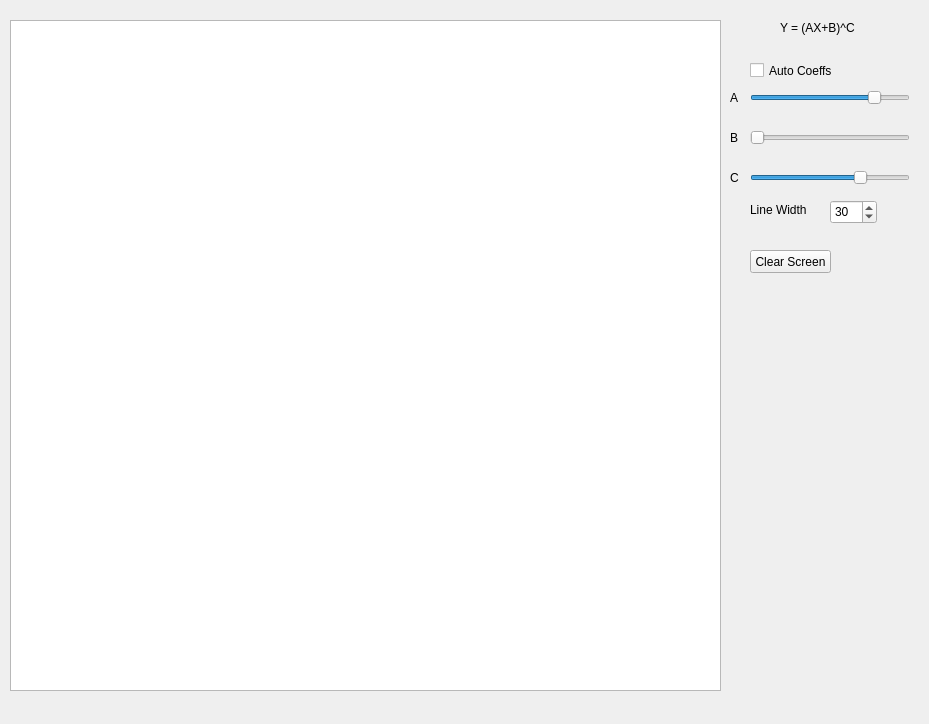
<?xml version="1.0" encoding="UTF-8"?>
<ui version="4.0">
 <class>Widget</class>
 <widget class="QWidget" name="Widget">
  <property name="geometry">
   <rect>
    <x>0</x>
    <y>0</y>
    <width>929</width>
    <height>724</height>
   </rect>
  </property>
  <property name="windowTitle">
   <string>Widget</string>
  </property>
  <widget class="QSlider" name="horizontalSlider_A">
   <property name="enabled">
    <bool>true</bool>
   </property>
   <property name="geometry">
    <rect>
     <x>750</x>
     <y>90</y>
     <width>160</width>
     <height>16</height>
    </rect>
   </property>
   <property name="value">
    <number>80</number>
   </property>
   <property name="orientation">
    <enum>Qt::Horizontal</enum>
   </property>
  </widget>
  <widget class="QSlider" name="horizontalSlider_B">
   <property name="geometry">
    <rect>
     <x>750</x>
     <y>130</y>
     <width>160</width>
     <height>16</height>
    </rect>
   </property>
   <property name="orientation">
    <enum>Qt::Horizontal</enum>
   </property>
  </widget>
  <widget class="QSlider" name="horizontalSlider_C">
   <property name="geometry">
    <rect>
     <x>750</x>
     <y>170</y>
     <width>160</width>
     <height>16</height>
    </rect>
   </property>
   <property name="value">
    <number>70</number>
   </property>
   <property name="orientation">
    <enum>Qt::Horizontal</enum>
   </property>
  </widget>
  <widget class="QLabel" name="label_2">
   <property name="geometry">
    <rect>
     <x>730</x>
     <y>90</y>
     <width>16</width>
     <height>16</height>
    </rect>
   </property>
   <property name="text">
    <string>A</string>
   </property>
  </widget>
  <widget class="QLabel" name="label_3">
   <property name="geometry">
    <rect>
     <x>730</x>
     <y>130</y>
     <width>16</width>
     <height>16</height>
    </rect>
   </property>
   <property name="text">
    <string>B</string>
   </property>
  </widget>
  <widget class="QLabel" name="label_4">
   <property name="geometry">
    <rect>
     <x>730</x>
     <y>170</y>
     <width>16</width>
     <height>16</height>
    </rect>
   </property>
   <property name="text">
    <string>C</string>
   </property>
  </widget>
  <widget class="QLabel" name="label_5">
   <property name="geometry">
    <rect>
     <x>780</x>
     <y>20</y>
     <width>111</width>
     <height>16</height>
    </rect>
   </property>
   <property name="text">
    <string>Y = (AX+B)^C</string>
   </property>
  </widget>
  <widget class="QLabel" name="label_7">
   <property name="geometry">
    <rect>
     <x>750</x>
     <y>200</y>
     <width>71</width>
     <height>20</height>
    </rect>
   </property>
   <property name="text">
    <string>Line Width</string>
   </property>
  </widget>
  <widget class="QSpinBox" name="spinBox_linewidth">
   <property name="geometry">
    <rect>
     <x>830</x>
     <y>200</y>
     <width>47</width>
     <height>24</height>
    </rect>
   </property>
   <property name="maximum">
    <number>50</number>
   </property>
   <property name="singleStep">
    <number>10</number>
   </property>
   <property name="value">
    <number>30</number>
   </property>
  </widget>
  <widget class="QPushButton" name="pushButtonClear">
   <property name="geometry">
    <rect>
     <x>750</x>
     <y>250</y>
     <width>81</width>
     <height>23</height>
    </rect>
   </property>
   <property name="text">
    <string>Clear Screen</string>
   </property>
  </widget>
  <widget class="QGraphicsView" name="graphicsView">
   <property name="geometry">
    <rect>
     <x>10</x>
     <y>20</y>
     <width>711</width>
     <height>671</height>
    </rect>
   </property>
  </widget>
  <widget class="QCheckBox" name="checkBox">
   <property name="geometry">
    <rect>
     <x>750</x>
     <y>60</y>
     <width>101</width>
     <height>21</height>
    </rect>
   </property>
   <property name="text">
    <string>Auto Coeffs</string>
   </property>
   <property name="checked">
    <bool>false</bool>
   </property>
   <property name="tristate">
    <bool>false</bool>
   </property>
  </widget>
 </widget>
 <layoutdefault spacing="6" margin="11"/>
 <resources/>
 <connections/>
</ui>
